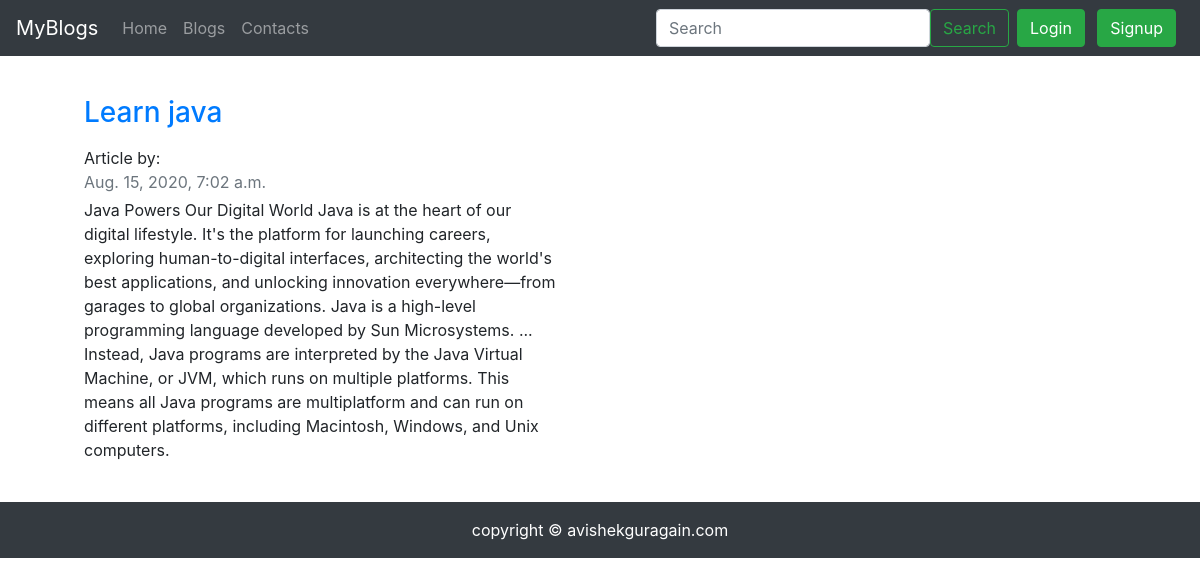
The page /blogpost/java on the database as committed earlier.
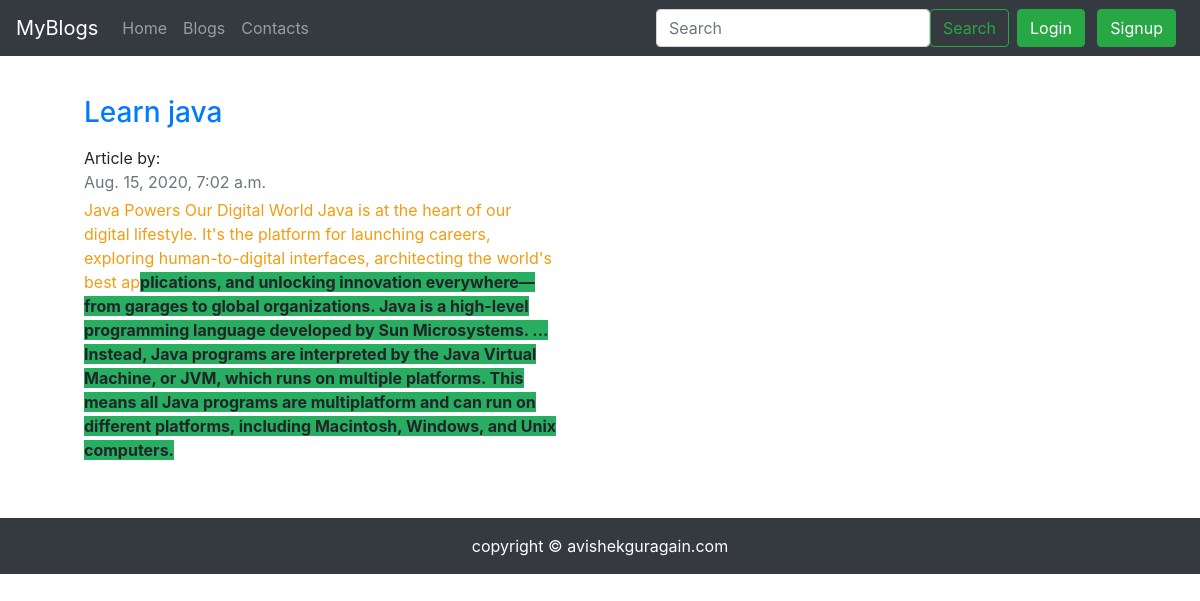
The same page on the database as committed later.
### Blog/models.py (models this page shows, shortened)
class Blog(models.Model):
    sno= models.AutoField(primary_key=True)
    title= models.CharField(max_length=200)
    content=RichTextField(blank=True , null=True)
    short_desc=models.CharField(max_length=300,default="")
    Author=models.CharField(max_length=15,default="")
    slug=models.CharField(max_length=100)
    time=models.DateTimeField(blank=True)

### Blog/views.py (the view)
def blogpost(request ,slug):
    blog=Blog.objects.filter(slug=slug).first()
    return render(request,'Blog/blogpost.html',{'blog':blog})

### Blog/templates/Blog/blogpost.html (shortened to what this page needs)
{% extends 'Blog/base.html' %}
{{% block body %}
<div class="container my-3" >
<div class="col-md-6">
      <div class="row no-gutters ">
        <div class="col p-4   ">
          <strong class="d-inline-block mb-2 text-primary"><h3> {{blog.title}}</h3></a></strong>
<p class="mb-0">Article by:<b>{{blog.Author}}</b></p>
<div class="mb-1 text-muted">{{blog.time}}</div>
<p class="mb-auto">{{blog.content|safe}}</p>
</div>
</div>
</div>
</div>
{% endblock body %}}

Rows that differ between the two databases and show on the page:
changed Blog "Learn java": content "…architecting the world's best applications, and unlocking innovation everywhere—from…" → "…architecting the world's best ap plications, and unlocking innovation everywhere—from…"
